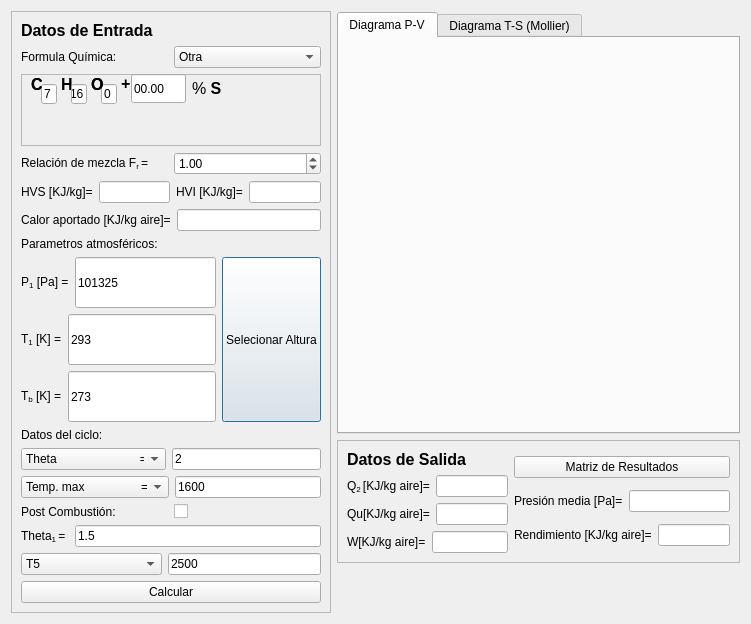
<?xml version="1.0" encoding="UTF-8"?>
<ui version="4.0">
 <class>Dialog</class>
 <widget class="QDialog" name="Dialog">
  <property name="geometry">
   <rect>
    <x>0</x>
    <y>0</y>
    <width>751</width>
    <height>624</height>
   </rect>
  </property>
  <property name="sizePolicy">
   <sizepolicy hsizetype="Expanding" vsizetype="Expanding">
    <horstretch>0</horstretch>
    <verstretch>0</verstretch>
   </sizepolicy>
  </property>
  <property name="windowTitle">
   <string>Dialog</string>
  </property>
  <layout class="QHBoxLayout" name="horizontalLayout_21">
   <item>
    <widget class="QFrame" name="DatosEntrada">
     <property name="sizePolicy">
      <sizepolicy hsizetype="Expanding" vsizetype="Expanding">
       <horstretch>0</horstretch>
       <verstretch>0</verstretch>
      </sizepolicy>
     </property>
     <property name="frameShape">
      <enum>QFrame::StyledPanel</enum>
     </property>
     <property name="frameShadow">
      <enum>QFrame::Raised</enum>
     </property>
     <layout class="QVBoxLayout" name="verticalLayout_7">
      <item>
       <widget class="QLabel" name="label">
        <property name="text">
         <string>&lt;html&gt;&lt;head/&gt;&lt;body&gt;&lt;p&gt;&lt;span style=&quot; font-size:12pt; font-weight:600;&quot;&gt;Datos de Entrada&lt;/span&gt;&lt;/p&gt;&lt;/body&gt;&lt;/html&gt;</string>
        </property>
        <property name="textFormat">
         <enum>Qt::RichText</enum>
        </property>
       </widget>
      </item>
      <item>
       <layout class="QVBoxLayout" name="verticalLayout_6">
        <item>
         <layout class="QHBoxLayout" name="horizontalLayout_20">
          <item>
           <widget class="QLabel" name="label_2">
            <property name="text">
             <string>Formula Química:</string>
            </property>
           </widget>
          </item>
          <item>
           <widget class="QComboBox" name="formula_comboBox">
            <property name="sizePolicy">
             <sizepolicy hsizetype="Preferred" vsizetype="Preferred">
              <horstretch>0</horstretch>
              <verstretch>0</verstretch>
             </sizepolicy>
            </property>
            <property name="layoutDirection">
             <enum>Qt::LeftToRight</enum>
            </property>
            <item>
             <property name="text">
              <string>Otra</string>
             </property>
            </item>
           </widget>
          </item>
         </layout>
        </item>
        <item>
         <widget class="QFrame" name="formula_frame">
          <property name="sizePolicy">
           <sizepolicy hsizetype="Preferred" vsizetype="MinimumExpanding">
            <horstretch>0</horstretch>
            <verstretch>0</verstretch>
           </sizepolicy>
          </property>
          <property name="minimumSize">
           <size>
            <width>250</width>
            <height>30</height>
           </size>
          </property>
          <property name="frameShape">
           <enum>QFrame::StyledPanel</enum>
          </property>
          <property name="frameShadow">
           <enum>QFrame::Raised</enum>
          </property>
          <widget class="QLabel" name="label_3">
           <property name="geometry">
            <rect>
             <x>10</x>
             <y>0</y>
             <width>16</width>
             <height>21</height>
            </rect>
           </property>
           <property name="text">
            <string>&lt;html&gt;&lt;head/&gt;&lt;body&gt;&lt;p&gt;&lt;span style=&quot; font-size:12pt; font-weight:600;&quot;&gt;C&lt;/span&gt;&lt;/p&gt;&lt;/body&gt;&lt;/html&gt;</string>
           </property>
          </widget>
          <widget class="QLabel" name="label_4">
           <property name="geometry">
            <rect>
             <x>40</x>
             <y>0</y>
             <width>16</width>
             <height>21</height>
            </rect>
           </property>
           <property name="text">
            <string>&lt;html&gt;&lt;head/&gt;&lt;body&gt;&lt;p&gt;&lt;span style=&quot; font-size:12pt; font-weight:600;&quot;&gt;H&lt;/span&gt;&lt;/p&gt;&lt;/body&gt;&lt;/html&gt;</string>
           </property>
          </widget>
          <widget class="QLineEdit" name="formulaO">
           <property name="geometry">
            <rect>
             <x>80</x>
             <y>10</y>
             <width>16</width>
             <height>20</height>
            </rect>
           </property>
           <property name="text">
            <string>0</string>
           </property>
          </widget>
          <widget class="QLineEdit" name="formulaH">
           <property name="geometry">
            <rect>
             <x>50</x>
             <y>10</y>
             <width>16</width>
             <height>20</height>
            </rect>
           </property>
           <property name="text">
            <string>16</string>
           </property>
          </widget>
          <widget class="QLabel" name="label_7">
           <property name="geometry">
            <rect>
             <x>100</x>
             <y>0</y>
             <width>16</width>
             <height>16</height>
            </rect>
           </property>
           <property name="text">
            <string>&lt;html&gt;&lt;head/&gt;&lt;body&gt;&lt;p&gt;&lt;span style=&quot; font-size:12pt; font-weight:600;&quot;&gt;+&lt;/span&gt;&lt;/p&gt;&lt;/body&gt;&lt;/html&gt;</string>
           </property>
          </widget>
          <widget class="QLabel" name="label_5">
           <property name="geometry">
            <rect>
             <x>70</x>
             <y>0</y>
             <width>16</width>
             <height>21</height>
            </rect>
           </property>
           <property name="text">
            <string>&lt;html&gt;&lt;head/&gt;&lt;body&gt;&lt;p&gt;&lt;span style=&quot; font-size:12pt; font-weight:600;&quot;&gt;O&lt;/span&gt;&lt;/p&gt;&lt;/body&gt;&lt;/html&gt;</string>
           </property>
          </widget>
          <widget class="QLineEdit" name="formulaC">
           <property name="geometry">
            <rect>
             <x>20</x>
             <y>10</y>
             <width>16</width>
             <height>20</height>
            </rect>
           </property>
           <property name="text">
            <string>7</string>
           </property>
          </widget>
          <widget class="QLabel" name="label_15">
           <property name="geometry">
            <rect>
             <x>10</x>
             <y>0</y>
             <width>16</width>
             <height>21</height>
            </rect>
           </property>
           <property name="text">
            <string>&lt;html&gt;&lt;head/&gt;&lt;body&gt;&lt;p&gt;&lt;span style=&quot; font-size:12pt; font-weight:600;&quot;&gt;C&lt;/span&gt;&lt;/p&gt;&lt;/body&gt;&lt;/html&gt;</string>
           </property>
          </widget>
          <widget class="QLabel" name="label_23">
           <property name="geometry">
            <rect>
             <x>70</x>
             <y>0</y>
             <width>16</width>
             <height>21</height>
            </rect>
           </property>
           <property name="text">
            <string>&lt;html&gt;&lt;head/&gt;&lt;body&gt;&lt;p&gt;&lt;span style=&quot; font-size:12pt; font-weight:600;&quot;&gt;O&lt;/span&gt;&lt;/p&gt;&lt;/body&gt;&lt;/html&gt;</string>
           </property>
          </widget>
          <widget class="QWidget" name="">
           <property name="geometry">
            <rect>
             <x>110</x>
             <y>0</y>
             <width>91</width>
             <height>29</height>
            </rect>
           </property>
           <layout class="QHBoxLayout" name="horizontalLayout_19">
            <item>
             <widget class="QLineEdit" name="formulaS">
              <property name="sizePolicy">
               <sizepolicy hsizetype="Expanding" vsizetype="Preferred">
                <horstretch>0</horstretch>
                <verstretch>0</verstretch>
               </sizepolicy>
              </property>
              <property name="text">
               <string>00.00</string>
              </property>
             </widget>
            </item>
            <item>
             <widget class="QLabel" name="label_6">
              <property name="text">
               <string>&lt;html&gt;&lt;head/&gt;&lt;body&gt;&lt;p&gt;&lt;span style=&quot; font-size:12pt;&quot;&gt;% &lt;/span&gt;&lt;span style=&quot; font-size:12pt; font-weight:600;&quot;&gt;S&lt;/span&gt;&lt;/p&gt;&lt;/body&gt;&lt;/html&gt;</string>
              </property>
             </widget>
            </item>
           </layout>
          </widget>
         </widget>
        </item>
        <item>
         <layout class="QHBoxLayout" name="horizontalLayout_18">
          <item>
           <widget class="QLabel" name="label_12">
            <property name="text">
             <string>&lt;html&gt;&lt;head/&gt;&lt;body&gt;&lt;p&gt;Relación de mezcla F&lt;span style=&quot; vertical-align:sub;&quot;&gt;r &lt;/span&gt;=&lt;/p&gt;&lt;/body&gt;&lt;/html&gt;</string>
            </property>
           </widget>
          </item>
          <item>
           <widget class="QDoubleSpinBox" name="relacionMezcla">
            <property name="sizePolicy">
             <sizepolicy hsizetype="Minimum" vsizetype="Preferred">
              <horstretch>0</horstretch>
              <verstretch>0</verstretch>
             </sizepolicy>
            </property>
            <property name="maximum">
             <double>999999999.000000000000000</double>
            </property>
            <property name="singleStep">
             <double>0.010000000000000</double>
            </property>
            <property name="value">
             <double>1.000000000000000</double>
            </property>
           </widget>
          </item>
         </layout>
        </item>
        <item>
         <layout class="QHBoxLayout" name="horizontalLayout_17">
          <item>
           <widget class="QLabel" name="label_HVS">
            <property name="text">
             <string>HVS [KJ/kg]=</string>
            </property>
           </widget>
          </item>
          <item>
           <widget class="QLineEdit" name="HVS_lineEdit">
            <property name="sizePolicy">
             <sizepolicy hsizetype="Expanding" vsizetype="Preferred">
              <horstretch>0</horstretch>
              <verstretch>0</verstretch>
             </sizepolicy>
            </property>
           </widget>
          </item>
          <item>
           <widget class="QLabel" name="label_HVI">
            <property name="text">
             <string>HVI [KJ/kg]=</string>
            </property>
           </widget>
          </item>
          <item>
           <widget class="QLineEdit" name="HVI_lineEdit">
            <property name="sizePolicy">
             <sizepolicy hsizetype="Expanding" vsizetype="Preferred">
              <horstretch>0</horstretch>
              <verstretch>0</verstretch>
             </sizepolicy>
            </property>
           </widget>
          </item>
         </layout>
        </item>
        <item>
         <layout class="QHBoxLayout" name="horizontalLayout_16">
          <item>
           <widget class="QLabel" name="label_16">
            <property name="text">
             <string>Calor aportado [KJ/kg aire]=</string>
            </property>
           </widget>
          </item>
          <item>
           <widget class="QLineEdit" name="calorQ">
            <property name="sizePolicy">
             <sizepolicy hsizetype="Expanding" vsizetype="Preferred">
              <horstretch>0</horstretch>
              <verstretch>0</verstretch>
             </sizepolicy>
            </property>
           </widget>
          </item>
         </layout>
        </item>
       </layout>
      </item>
      <item>
       <layout class="QVBoxLayout" name="verticalLayout_5">
        <item>
         <widget class="QLabel" name="label_8">
          <property name="text">
           <string>Parametros atmosféricos:</string>
          </property>
         </widget>
        </item>
        <item>
         <layout class="QHBoxLayout" name="horizontalLayout_15">
          <item>
           <layout class="QVBoxLayout" name="verticalLayout_4">
            <property name="spacing">
             <number>6</number>
            </property>
            <item>
             <layout class="QHBoxLayout" name="horizontalLayout_14">
              <property name="spacing">
               <number>6</number>
              </property>
              <item>
               <widget class="QLabel" name="label_9">
                <property name="text">
                 <string>&lt;html&gt;&lt;head/&gt;&lt;body&gt;&lt;p&gt;P&lt;span style=&quot; vertical-align:sub;&quot;&gt;1&lt;/span&gt;  [Pa] =&lt;/p&gt;&lt;/body&gt;&lt;/html&gt;</string>
                </property>
               </widget>
              </item>
              <item>
               <widget class="QLineEdit" name="presion1">
                <property name="sizePolicy">
                 <sizepolicy hsizetype="Expanding" vsizetype="Preferred">
                  <horstretch>0</horstretch>
                  <verstretch>0</verstretch>
                 </sizepolicy>
                </property>
                <property name="text">
                 <string>101325</string>
                </property>
               </widget>
              </item>
             </layout>
            </item>
            <item>
             <layout class="QHBoxLayout" name="horizontalLayout_13">
              <item>
               <widget class="QLabel" name="label_10">
                <property name="text">
                 <string>&lt;html&gt;&lt;head/&gt;&lt;body&gt;&lt;p&gt;T&lt;span style=&quot; vertical-align:sub;&quot;&gt;1&lt;/span&gt;  [K] =&lt;/p&gt;&lt;/body&gt;&lt;/html&gt;</string>
                </property>
               </widget>
              </item>
              <item>
               <widget class="QLineEdit" name="temperatura1">
                <property name="sizePolicy">
                 <sizepolicy hsizetype="Expanding" vsizetype="Preferred">
                  <horstretch>0</horstretch>
                  <verstretch>0</verstretch>
                 </sizepolicy>
                </property>
                <property name="text">
                 <string>293</string>
                </property>
               </widget>
              </item>
             </layout>
            </item>
            <item>
             <layout class="QHBoxLayout" name="horizontalLayout_12">
              <item>
               <widget class="QLabel" name="label_temperaturabase">
                <property name="text">
                 <string>&lt;html&gt;&lt;head/&gt;&lt;body&gt;&lt;p&gt;T&lt;span style=&quot; vertical-align:sub;&quot;&gt;b&lt;/span&gt; [K] =&lt;/p&gt;&lt;/body&gt;&lt;/html&gt;</string>
                </property>
               </widget>
              </item>
              <item>
               <widget class="QLineEdit" name="temperatura_base">
                <property name="sizePolicy">
                 <sizepolicy hsizetype="Expanding" vsizetype="Preferred">
                  <horstretch>0</horstretch>
                  <verstretch>0</verstretch>
                 </sizepolicy>
                </property>
                <property name="text">
                 <string>273</string>
                </property>
               </widget>
              </item>
             </layout>
            </item>
           </layout>
          </item>
          <item>
           <widget class="QPushButton" name="Altura_Button">
            <property name="sizePolicy">
             <sizepolicy hsizetype="Minimum" vsizetype="Expanding">
              <horstretch>0</horstretch>
              <verstretch>0</verstretch>
             </sizepolicy>
            </property>
            <property name="text">
             <string>Selecionar Altura</string>
            </property>
           </widget>
          </item>
         </layout>
        </item>
       </layout>
      </item>
      <item>
       <layout class="QVBoxLayout" name="verticalLayout_3">
        <item>
         <widget class="QLabel" name="label_11">
          <property name="text">
           <string>Datos del ciclo:</string>
          </property>
         </widget>
        </item>
        <item>
         <layout class="QHBoxLayout" name="horizontalLayout_11">
          <item>
           <widget class="QComboBox" name="selecDatoExtra_1">
            <property name="sizePolicy">
             <sizepolicy hsizetype="Preferred" vsizetype="Preferred">
              <horstretch>0</horstretch>
              <verstretch>0</verstretch>
             </sizepolicy>
            </property>
            <item>
             <property name="text">
              <string>Theta                         =</string>
             </property>
            </item>
            <item>
             <property name="text">
              <string>Relacion de comp.  =</string>
             </property>
            </item>
           </widget>
          </item>
          <item>
           <widget class="QLineEdit" name="datoExtra_1">
            <property name="sizePolicy">
             <sizepolicy hsizetype="Expanding" vsizetype="Preferred">
              <horstretch>0</horstretch>
              <verstretch>0</verstretch>
             </sizepolicy>
            </property>
            <property name="text">
             <string>2</string>
            </property>
           </widget>
          </item>
         </layout>
        </item>
        <item>
         <layout class="QHBoxLayout" name="horizontalLayout_10">
          <item>
           <widget class="QComboBox" name="selecDatoExtra_2">
            <property name="sizePolicy">
             <sizepolicy hsizetype="Preferred" vsizetype="Preferred">
              <horstretch>0</horstretch>
              <verstretch>0</verstretch>
             </sizepolicy>
            </property>
            <item>
             <property name="text">
              <string>Temp. max                 =</string>
             </property>
            </item>
            <item>
             <property name="text">
              <string>Q                                 =</string>
             </property>
            </item>
           </widget>
          </item>
          <item>
           <widget class="QLineEdit" name="datoExtra_2">
            <property name="sizePolicy">
             <sizepolicy hsizetype="Expanding" vsizetype="Preferred">
              <horstretch>0</horstretch>
              <verstretch>0</verstretch>
             </sizepolicy>
            </property>
            <property name="text">
             <string>1600</string>
            </property>
           </widget>
          </item>
         </layout>
        </item>
        <item>
         <layout class="QHBoxLayout" name="horizontalLayout_9">
          <item>
           <widget class="QLabel" name="label_22">
            <property name="text">
             <string>Post Combustión:</string>
            </property>
           </widget>
          </item>
          <item>
           <widget class="QCheckBox" name="PostCombustion">
            <property name="sizePolicy">
             <sizepolicy hsizetype="Minimum" vsizetype="Preferred">
              <horstretch>0</horstretch>
              <verstretch>0</verstretch>
             </sizepolicy>
            </property>
            <property name="text">
             <string/>
            </property>
           </widget>
          </item>
         </layout>
        </item>
        <item>
         <layout class="QHBoxLayout" name="horizontalLayout_7">
          <item>
           <widget class="QLabel" name="label_13">
            <property name="text">
             <string>&lt;html&gt;&lt;head/&gt;&lt;body&gt;&lt;p&gt;Theta&lt;span style=&quot; vertical-align:sub;&quot;&gt;1                   &lt;/span&gt; = &lt;/p&gt;&lt;/body&gt;&lt;/html&gt;</string>
            </property>
           </widget>
          </item>
          <item>
           <widget class="QLineEdit" name="theta1">
            <property name="sizePolicy">
             <sizepolicy hsizetype="Expanding" vsizetype="Preferred">
              <horstretch>0</horstretch>
              <verstretch>0</verstretch>
             </sizepolicy>
            </property>
            <property name="text">
             <string>1.5</string>
            </property>
           </widget>
          </item>
         </layout>
        </item>
        <item>
         <layout class="QHBoxLayout" name="horizontalLayout_8">
          <item>
           <widget class="QComboBox" name="selecDatoExtra_3">
            <property name="sizePolicy">
             <sizepolicy hsizetype="Preferred" vsizetype="Preferred">
              <horstretch>0</horstretch>
              <verstretch>0</verstretch>
             </sizepolicy>
            </property>
            <item>
             <property name="text">
              <string>T5                              =</string>
             </property>
            </item>
            <item>
             <property name="text">
              <string>Q 1                            =</string>
             </property>
            </item>
           </widget>
          </item>
          <item>
           <widget class="QLineEdit" name="datoExtra_3">
            <property name="sizePolicy">
             <sizepolicy hsizetype="Expanding" vsizetype="Preferred">
              <horstretch>0</horstretch>
              <verstretch>0</verstretch>
             </sizepolicy>
            </property>
            <property name="text">
             <string>2500</string>
            </property>
           </widget>
          </item>
         </layout>
        </item>
       </layout>
      </item>
      <item>
       <widget class="QPushButton" name="calcular">
        <property name="text">
         <string>Calcular</string>
        </property>
       </widget>
      </item>
     </layout>
    </widget>
   </item>
   <item>
    <layout class="QVBoxLayout" name="verticalLayout_8">
     <property name="topMargin">
      <number>1</number>
     </property>
     <property name="bottomMargin">
      <number>50</number>
     </property>
     <item>
      <widget class="QTabWidget" name="PlotArea">
       <property name="sizePolicy">
        <sizepolicy hsizetype="Expanding" vsizetype="Expanding">
         <horstretch>0</horstretch>
         <verstretch>0</verstretch>
        </sizepolicy>
       </property>
       <property name="currentIndex">
        <number>0</number>
       </property>
       <property name="movable">
        <bool>false</bool>
       </property>
       <widget class="QWidget" name="tab">
        <attribute name="title">
         <string>Diagrama P-V</string>
        </attribute>
       </widget>
       <widget class="QWidget" name="tab_2">
        <attribute name="title">
         <string>Diagrama T-S (Mollier)</string>
        </attribute>
       </widget>
      </widget>
     </item>
     <item>
      <widget class="QFrame" name="DatosSalida">
       <property name="frameShape">
        <enum>QFrame::StyledPanel</enum>
       </property>
       <property name="frameShadow">
        <enum>QFrame::Raised</enum>
       </property>
       <layout class="QHBoxLayout" name="horizontalLayout_6">
        <item>
         <layout class="QVBoxLayout" name="verticalLayout">
          <item>
           <widget class="QLabel" name="label_14">
            <property name="text">
             <string>&lt;html&gt;&lt;head/&gt;&lt;body&gt;&lt;p&gt;&lt;span style=&quot; font-size:12pt; font-weight:600;&quot;&gt;Datos de Salida&lt;/span&gt;&lt;/p&gt;&lt;/body&gt;&lt;/html&gt;</string>
            </property>
            <property name="textFormat">
             <enum>Qt::RichText</enum>
            </property>
           </widget>
          </item>
          <item>
           <layout class="QHBoxLayout" name="horizontalLayout">
            <item>
             <widget class="QLabel" name="label_17">
              <property name="text">
               <string>&lt;html&gt;&lt;head/&gt;&lt;body&gt;&lt;p&gt;Q&lt;span style=&quot; vertical-align:sub;&quot;&gt;2 &lt;/span&gt;[KJ/kg aire]=&lt;/p&gt;&lt;/body&gt;&lt;/html&gt;</string>
              </property>
             </widget>
            </item>
            <item>
             <widget class="QLineEdit" name="calor2"/>
            </item>
           </layout>
          </item>
          <item>
           <layout class="QHBoxLayout" name="horizontalLayout_2">
            <item>
             <widget class="QLabel" name="label_19">
              <property name="text">
               <string>&lt;html&gt;&lt;head/&gt;&lt;body&gt;&lt;p&gt;Qu&lt;span style=&quot; vertical-align:sub;&quot;/&gt;[KJ/kg aire]=&lt;/p&gt;&lt;/body&gt;&lt;/html&gt;</string>
              </property>
             </widget>
            </item>
            <item>
             <widget class="QLineEdit" name="calorU"/>
            </item>
           </layout>
          </item>
          <item>
           <layout class="QHBoxLayout" name="horizontalLayout_3">
            <item>
             <widget class="QLabel" name="label_20">
              <property name="text">
               <string>&lt;html&gt;&lt;head/&gt;&lt;body&gt;&lt;p&gt;W[KJ/kg aire]=&lt;/p&gt;&lt;/body&gt;&lt;/html&gt;</string>
              </property>
             </widget>
            </item>
            <item>
             <widget class="QLineEdit" name="trabajoW">
              <property name="sizePolicy">
               <sizepolicy hsizetype="Expanding" vsizetype="Preferred">
                <horstretch>0</horstretch>
                <verstretch>0</verstretch>
               </sizepolicy>
              </property>
             </widget>
            </item>
           </layout>
          </item>
         </layout>
        </item>
        <item>
         <layout class="QVBoxLayout" name="verticalLayout_2">
          <item>
           <widget class="QPushButton" name="matrixButton">
            <property name="text">
             <string>Matriz de Resultados</string>
            </property>
           </widget>
          </item>
          <item>
           <layout class="QHBoxLayout" name="horizontalLayout_4">
            <item>
             <widget class="QLabel" name="label_21">
              <property name="text">
               <string>Presión media [Pa]=</string>
              </property>
             </widget>
            </item>
            <item>
             <widget class="QLineEdit" name="presionMedia"/>
            </item>
           </layout>
          </item>
          <item>
           <layout class="QHBoxLayout" name="horizontalLayout_5">
            <item>
             <widget class="QLabel" name="label_18">
              <property name="text">
               <string>Rendimiento [KJ/kg aire]=</string>
              </property>
             </widget>
            </item>
            <item>
             <widget class="QLineEdit" name="rendimiento"/>
            </item>
           </layout>
          </item>
         </layout>
        </item>
       </layout>
      </widget>
     </item>
    </layout>
   </item>
  </layout>
  <zorder>DatosSalida</zorder>
  <zorder>DatosEntrada</zorder>
  <zorder>PlotArea</zorder>
 </widget>
 <tabstops>
  <tabstop>formulaC</tabstop>
  <tabstop>formulaH</tabstop>
  <tabstop>formulaO</tabstop>
  <tabstop>formulaS</tabstop>
  <tabstop>relacionMezcla</tabstop>
  <tabstop>calorQ</tabstop>
  <tabstop>presion1</tabstop>
  <tabstop>temperatura1</tabstop>
  <tabstop>temperatura_base</tabstop>
  <tabstop>selecDatoExtra_1</tabstop>
  <tabstop>datoExtra_1</tabstop>
  <tabstop>selecDatoExtra_2</tabstop>
  <tabstop>datoExtra_2</tabstop>
  <tabstop>PostCombustion</tabstop>
  <tabstop>theta1</tabstop>
  <tabstop>selecDatoExtra_3</tabstop>
  <tabstop>datoExtra_3</tabstop>
  <tabstop>calcular</tabstop>
  <tabstop>PlotArea</tabstop>
  <tabstop>calor2</tabstop>
  <tabstop>calorU</tabstop>
  <tabstop>trabajoW</tabstop>
  <tabstop>presionMedia</tabstop>
  <tabstop>rendimiento</tabstop>
 </tabstops>
 <resources/>
 <connections/>
</ui>
